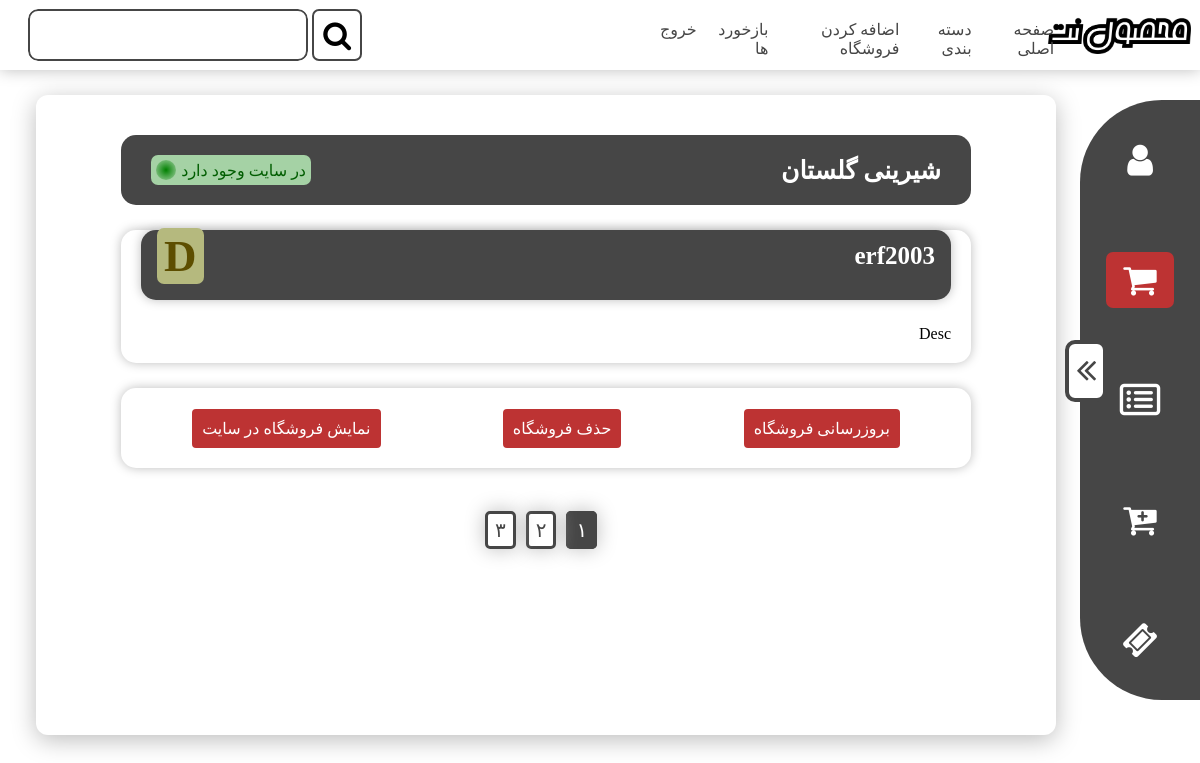
/product/shop/ (signed in), run on the app's committed database.
### products/models.py (models this page shows, shortened)
class Shops(models.Model):
    ranks = (
        ("a", "A"),
        ("b", "B"),
        ("c", "C"),
        ("d", "D"),
        ("e", "E"),
        ("f", "F"),
        ("o", "Out of range")
    )
    name = models.CharField(max_length=40, blank=True, null=True, verbose_name="نام فروشگاه")
    seller = models.OneToOneField(User, on_delete=models.CASCADE,related_name="shop", null=True, default=None, verbose_name="فروشنده")
    rank_shop = models.CharField(choices=ranks, default="o", max_length=1, verbose_name="جایگاه فروشگاه")
    city = models.ManyToManyField(Cities, related_name="shops", verbose_name="شهر")
    description = models.TextField(default="Desc", verbose_name="توضیحات")
    is_active = models.BooleanField(default=True, verbose_name="نمایش داده شود؟؟")
    img = models.ImageField(upload_to='images_shop/', null=True, verbose_name="تصویر محصول")
    created_at = models.DateTimeField(auto_now_add=True)
    updated_at = models.DateTimeField(auto_now=True)
    class Meta:
        verbose_name_plural = "فروشگاه ها"
        verbose_name = "فروشگاه"
        ordering = ("created_at",)
    objects = ShopsManager()

### accounts/models.py (models this page shows)
class User(AbstractUser):
    is_seller = models.BooleanField(default=False, verbose_name="فروشنده")
    is_near_seller = models.BooleanField(default=False, verbose_name="آماده برای فروشندگی")

### products/views.py (the view)
# urls.py: path('shop/', ShopPanelView.as_view(), name="view_shop"),
class ShopPanelView(LoginRequiredMixin, SellerAdminShopPanelMixin, ListView):
    def setup(self, request, *args, **kwargs):
        if request.user.is_seller:
            self.shop = get_list_or_404(Shops, seller=request.user)
        else:
            self.shop = Shops.objects.all()
        super().setup(request, *args, **kwargs)
    def get_queryset(self):
        return self.shop
    def get_template_names(self):
        if self.request.user.is_superuser:
            return ["shops/admin_shop_view.html"]
        else:
            return ["shops/seller_shop_view.html"]
    def get_context_data(self, *, object_list=None, **kwargs):
        context = super().get_context_data(**kwargs)
        if self.request.user.is_superuser:
            page_num = self.kwargs.get("page")
            obj_shops = paginator_sprog(self.shop, page_num, 1)
        else:
            obj_shops = self.shop
        context.update({"shops": obj_shops})
        return context

### accounts/templatetags/to_persian_number.py (called while the page is built)
@register.filter
def to_persian(value):
    persian_nums = ["۰","۱","۲","۳","۴","۵","۶","۷","۸","۹"]
    overall_numbers = ""
    value = str(value)
    for val in value:
        type_number = int(val)
        new_number = persian_nums[type_number]
        overall_numbers += new_number
    return overall_numbers

### products/mixins.py (called while the page is built)
    def dispatch(self, request, *args, **kwargs):
        if (request.user.is_seller and request.user.shop) or request.user.is_superuser:
            return super().dispatch(request, *args, **kwargs)
        else:
            raise Http404("Page Not Found")

### products/templates/shops/admin_shop_view.html (shortened to what this page needs)
{% extends "admin_panel_based/based.html" %}
{% load static %}
{% load to_persian_number %}
{% block style %}    <link rel="stylesheet" href="{% static "shops/shop_view.css" %}">{% endblock %}
{% block content %}
        {% if shops.page_obj %}
            {% for shop in shops.this_page.object_list %}
                <div class="top-section">
                    <h1 class="shop-title">{{ shop.name }}</h1>
                    {% if shop.is_active %}
                        <div class="shop-is-active active">
                            <p class="is-active-text">در سایت وجود دارد</p>
                            <p class="is-active-lamp"></p>
                        </div>
                    {% else %}
                        <div class="shop-is-active disabled">
                            <p class="is-active-text">در سایت وجود ندارد</p>
                            <p class="is-active-lamp"></p>
                        </div>
                    {% endif %}
                </div>
                <div class="botton-section">
                    <div class="shop-container">
                        <p class="shop-seller">{{ shop.seller }}</p>
                        {% if shop.rank_shop == "a" %}
                            <h2 class="shop-position a-rank">A</h2>
                        {% elif shop.rank_shop == "b" %}
                            <h2 class="shop-position b-rank">B</h2>
                        {% elif shop.rank_shop == "c" %}
                            <h2 class="shop-position c-rank">C</h2>
                        {% elif shop.rank_shop == "d" %}
                            <h2 class="shop-position d-rank">D</h2>
                        {% elif shop.rank_shop == "e" %}
                            <h2 class="shop-position e-rank">E</h2>
                        {% elif shop.rank_shop == "f" %}
                            <h2 class="shop-position f-rank">F</h2>
                        {% else %}
                            <h2 class="shop-position o-rank">O</h2>
                        {% endif %}
                    </div>
                    <p class="shop-description">{{ shop.description|truncatewords:20 }}</p>
                </div>
                <div class="btn-section">
                    <a href="{% url 'products:admin_update_shop' shop.id %}" class="btn">بروزرسانی فروشگاه</a>
                    <a href="{% url 'products:delete_shop' shop.id %}" class="btn">حذف فروشگاه</a>
                {% if shop.is_active == True %}
                    <a href="{% url 'products:detail_shop' shop.id %}" class="btn">نمایش فروشگاه در سایت</a>
                {% endif %}
                </div>
            {% endfor %}
        {% endif %}
        {% if shops.this_page.object_list %}
            <div class="pagination">
                <ul>
                    <li class="pagination-item disabled">
                        <a href="#">{{ shops.this_page.number|to_persian }}</a>
                    </li>
                    {% if shops.next_page != False %}
                        <li class="pagination-item">
                            <a href="{% url 'products:view_shop' %}page/{{ shops.next_page.number }}/">
                            {{ shops.next_page.number|to_persian }}
                            </a>
                        </li>
                    {% endif %}
                    {% if shops.after_next_page != False %}
                        <li class="pagination-item">
                            <a href="{% url 'products:view_shop' %}page/{{ shops.after_next_page.number }}/">
                            {{ shops.after_next_page.number|to_persian }}
                            </a>
                        </li>
                    {% endif %}
                </ul>
            </div>
        {% endif %}
{% endblock %}

### static/shops/shop_view.css (style rules this page uses)
* { padding: 0; margin: 0; box-sizing: border-box; }
body { font-family: Sahel; background-color: white; }
a { font-family: Sahel; text-decoration: none; color: #464646; }
ul { list-style-type: none; }
.top-section { height: 70px; background-color: #464646; color: white; width: 100%; border-radius: 15px; display: flex; justify-content: space-between; align-items: center; padding: 0 30px; }
.shop-title { font-size: 25px; }
.shop-is-active { display: flex; width: 160px; justify-content: space-between; align-items: center; border-radius: 7px; padding: 5px; }
.shop-is-active.active { background-color: #a5d2a5; color: #005d00; }
.shop-is-active.active .is-active-text { background-color: #a5d2a5; color: #005d00; }
.shop-is-active.active .is-active-lamp { background: radial-gradient(green, transparent); }
.is-active-lamp { width: 20px; height: 20px; border-radius: 100%; }
.botton-section { width: 100%; margin-top: 25px; background-color: #fff; box-shadow: 0 0 11px #bdbdbd; border-radius: 15px; padding: 20px; padding-top: 0px; }
.shop-seller { font-size: 25px; font-weight: 700; }
.shop-container { box-shadow: 0 0 11px #bdbdbd; display: flex; border-radius: 15px; justify-content: space-between; align-items: center; padding: 0 40px; background-color: #464646; color: white; margin: 0; z-index: -1; height: 70px; }
.shop-position { font-family: RankFont; font-size: 45px; padding: 2px 7px; border-radius: 7px; }
.shop-position.d-rank { background-color: #b5b97e; color: #5d4e00; }
.shop-description { margin-top: 25px; }
.btn-section { height: 80px; display: flex; justify-content: space-around; width: 100%; margin-top: 25px; background-color: #fff; box-shadow: 0 0 11px #bdbdbd; border-radius: 15px; padding: 10px; align-items: center; }
.btn { padding: 10px; border-radius: 7px; color: #fff; border: 3px solid #fff; transition: all 500ms; background-color: #BD3333; }
.pagination ul { display: flex; justify-content: center; margin-top: 50px; }

### static/admin_panel_styles/based_styles.css (style rules this page uses)
* { padding: 0; margin: 0; box-sizing: border-box; }
body { font-family: Sahel; background-color: white; }
a { font-family: Sahel; text-decoration: none; color: #464646; }
ul { list-style-type: none; }

### static/admin_panel_styles/navbar-style.css (style rules this page uses)
* { padding: 0; margin: 0; box-sizing: border-box; }
body { font-family: Sahel; background-color: #ffffff; }
a { font-family: Sahel; text-decoration: none; color: #464646; cursor: pointer; }
ul { list-style-type: none; }
.shop-container { width: 100%; padding: 5.5px 7px; display: flex; justify-content: space-between; align-items: center; font-size: 17px; font-weight: bold; padding: 0 16px 18px; }
.pagination ul { display: flex; justify-content: center; }
.pagination-item a { padding: 5px 7px; background: white; border: 3px solid #464646; border-radius: 5px; font-size: 20px; transition: all 250ms; margin-right: 10px; box-shadow: 0 0 20px #bdbdbd; }
.pagination-item.disabled a , .pagination-item.disabled a:hover { background: #464646; color: white; border: 3px solid #464646; cursor: default; }

### data on the page
Shops: name "شیرینی گلستان", is_active "در سایت وجود دارد", seller "erf2003", rank_shop "D", description "Desc"

### other printed values
{{ shops.this_page.number|to_persian }} "۱"
{{ shops.next_page.number|to_persian }} "۲"
{{ shops.after_next_page.number|to_persian }} "۳"
